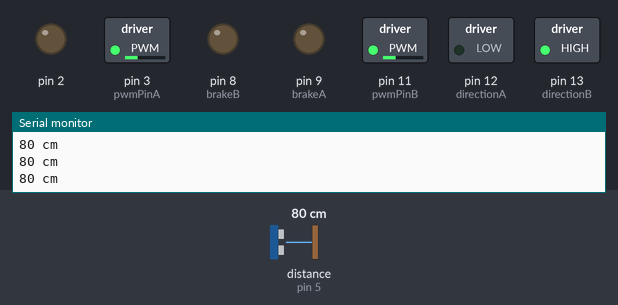
A sketch run on a simulated Arduino Uno, built with avr-gcc and run on an emulated ATmega328P. Parts: switched loads named in the sketch (green lamp = pin HIGH), output pins drawn as LEDs (lit = HIGH), the last lines printed to the serial monitor. The inputs (shaded band) are chosen by the test bench; at power-on: distance to the obstacle (sensor on pin 5) 80 cm. The echo pulse lasts 58.3 µs per cm.

Above: at 1.2 s.
1.3 s: distance to the obstacle (sensor on pin 5) set to 22 cm
2.8 s: distance to the obstacle (sensor on pin 5) set to 18 cm
At 3.6 s:
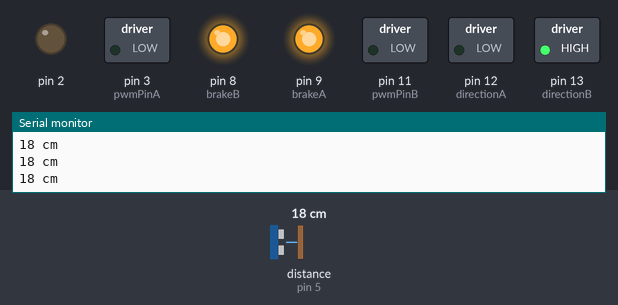
4.3 s: distance to the obstacle (sensor on pin 5) set to 35 cm
At 4.8 s:
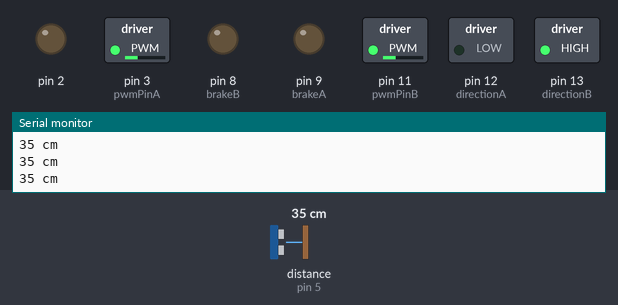
5.8 s: distance to the obstacle (sensor on pin 5) set to 2 cm
At 7.0 s:
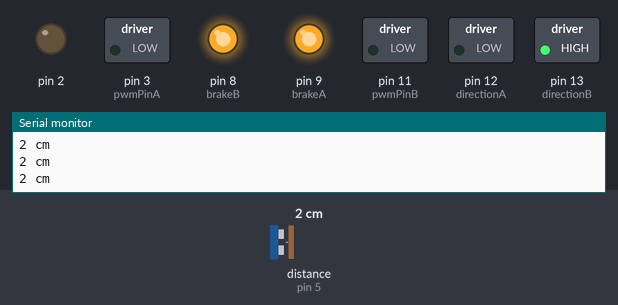
Timing chart, 0 to 8.8 s (numbered marks = the images above; inputs shaded):
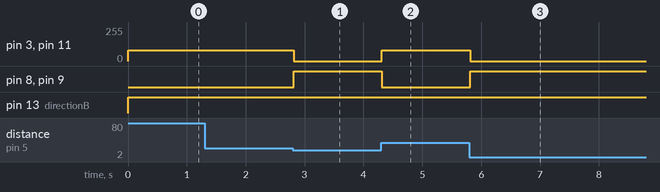

Measured:
- the behaviour switches between 21 and 20 cm on distance to the obstacle (sensor on pin 5) (found by bisection; images 0 and 1)
- after the input at 2.8 s, pin 3 (pwmPinA), pin 11 (pwmPinB): 80/255 → 0/255 at once; pin 8 (brakeB), pin 9 (brakeA): LOW → HIGH at once
- after the input at 4.3 s, pin 3 (pwmPinA), pin 11 (pwmPinB): 0/255 → 80/255 at once; pin 8 (brakeB), pin 9 (brakeA): HIGH → LOW at once
- after the input at 5.8 s, pin 3 (pwmPinA), pin 11 (pwmPinB): 80/255 → 0/255 at once; pin 8 (brakeB), pin 9 (brakeA): LOW → HIGH at once

The sketch:

ultrason_arret_moteur.ino
```cpp
#include "Ultrasonic.h"
Ultrasonic ultrasonic(6, 5); // Trig et Echo

//Parameters
const int directionA  = 12;
const int directionB  = 13;
const int brakeA  = 9;
const int brakeB  = 8;
const int pwmPinA  = 3;
const int pwmPinB  = 11;

//boolean to switch direction
bool directionState = true;

//boolean to stop
bool stopBool = false;

void setup() {
  //Init Motor Shield
  Serial.begin(9600);
  pinMode(directionA, OUTPUT); //Initiates Motor Channel A pin
  pinMode(brakeA, OUTPUT); //Initiates Brake Channel A pin
  pinMode(directionB, OUTPUT); //Initiates Motor Channel B pin
  pinMode(brakeB, OUTPUT); //Initiates Brake Channel B pin

  //Init ultrason port
  pinMode(2, OUTPUT);
  pinMode(3, OUTPUT);


}
void loop() {
  int dist = ultrasonic.Ranging(CM);
  Serial.print(dist);
  Serial.println(" cm");

  if(dist>20){
    forward(80);
    //delay(5000);
    //stopBool=true;
  }
  else{
    stopMooving();
  }
}


// to move forward
void forward(int pwm){
  if(directionState == false){
    digitalWrite(directionA, HIGH);
    digitalWrite(directionB, LOW);
  }
  else{
    digitalWrite(directionA, LOW);
    digitalWrite(directionB, HIGH);
  }

  //release breaks
  digitalWrite(brakeA, LOW);
  digitalWrite(brakeB, LOW);

  //set work duty for the motor
  analogWrite(pwmPinA, pwm);
  analogWrite(pwmPinB, pwm);
}

void stopMooving(){
  digitalWrite(brakeA, HIGH);
  digitalWrite(brakeB, HIGH);
  analogWrite(pwmPinA, 0);
  analogWrite(pwmPinB, 0);
}
```
